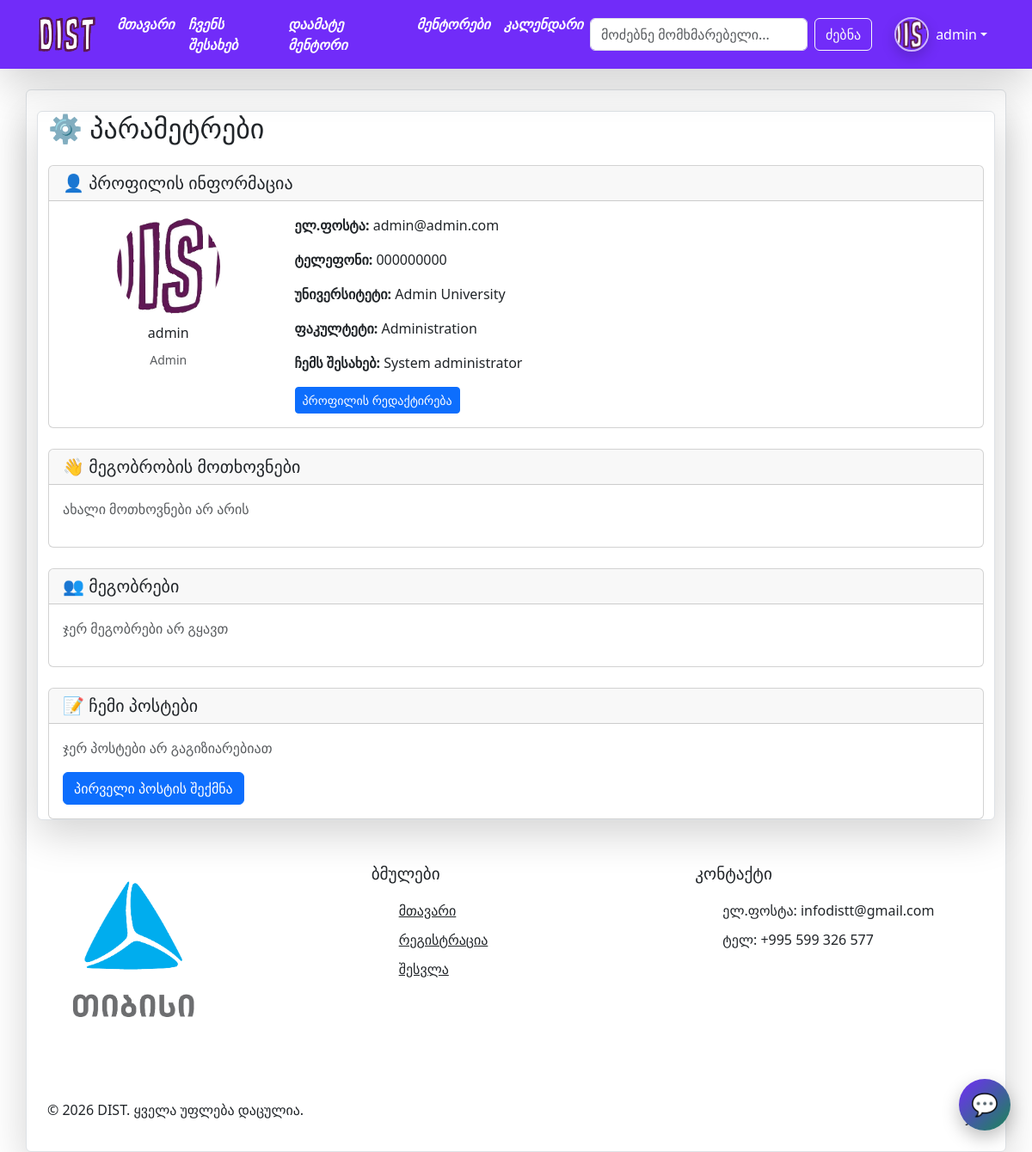
The app's page /settings (signed in), older data.
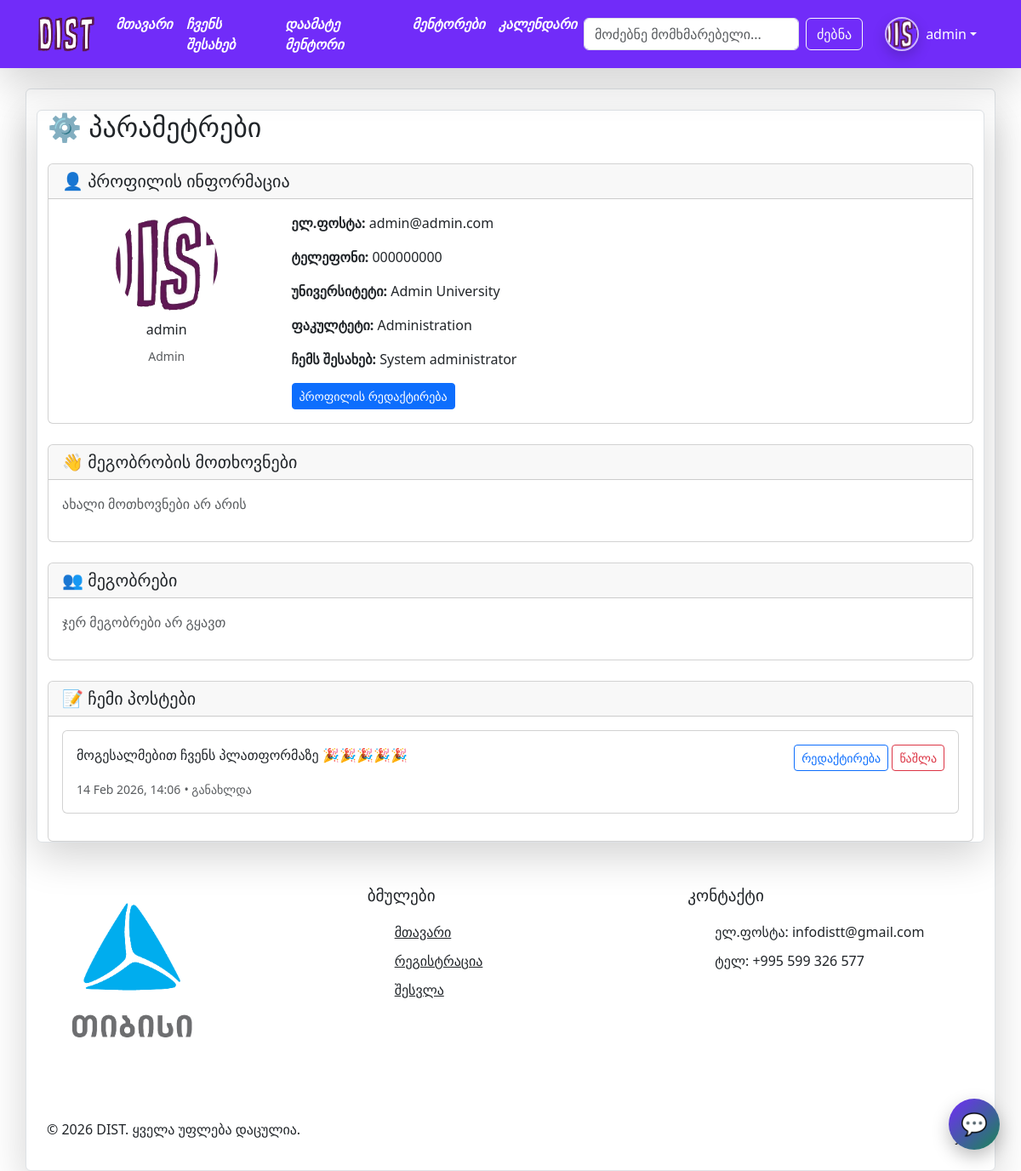
The same page, newer data.
### models.py (models this page shows, shortened)
class User(db.Model,UserMixin) :
     __tablename__ = "users"
     id = db.Column(db.Integer(), primary_key= True)
     name = db.Column(db.String())
     email = db.Column(db.String())
     phone_number = db.Column(db.String())
     university = db.Column(db.String())
     faculty = db.Column(db.String())
     password = db.Column(db.String())
     role = db.Column(db.String())
     profile_img = db.Column(db.String(), default='default.jpg')
     text = db.Column(db.String())
     comments = db.relationship("Comment", backref="user", lazy="dynamic")

class Post(db.Model):
    __tablename__ = 'posts'
    id = db.Column(db.Integer(), primary_key=True)
    content = db.Column(db.Text, nullable=False)
    user_id = db.Column(db.Integer(), db.ForeignKey("users.id"), nullable=False)
    created_at = db.Column(db.DateTime, default=datetime.utcnow)
    updated_at = db.Column(db.DateTime, default=datetime.utcnow, onupdate=datetime.utcnow)
    user = db.relationship("User", backref="posts")
    images = db.relationship("PostImage", backref="post", lazy="dynamic", cascade="all, delete-orphan")
    comments = db.relationship("PostComment", backref="post", lazy="dynamic", cascade="all, delete-orphan")
    reactions = db.relationship("Reaction", backref="post", lazy="dynamic", cascade="all, delete-orphan")

### routes.py (the view)
@app.route('/settings')
@login_required
def settings():
    received_requests = Friendship.query.filter_by(
        addressee_id=current_user.id,
        status='pending'
    ).all()
    friends = []
    accepted_friendships = Friendship.query.filter(
        ((Friendship.requester_id == current_user.id) | (Friendship.addressee_id == current_user.id)) &\
        (Friendship.status == 'accepted')
    ).all()
    for friendship in accepted_friendships:
        if friendship.requester_id == current_user.id:
            friends.append(friendship.addressee)
        else:
            friends.append(friendship.requester)
    user_posts = Post.query.filter_by(user_id=current_user.id)\
        .order_by(Post.created_at.desc()).all()
    return render_template('settings.html',
                         received_requests=received_requests,
                         friends=friends,
                         user_posts=user_posts)

### models.py (called while the page is built)
@login_manager.user_loader
def load_user(user_id):
     return User.query.get(user_id)

### templates/settings.html (shortened to what this page needs)
{% extends "base.html"%}
{% block container %}
<div class="container-md bg-white mt-4 border rounded shadow-lg">
    <div class="row">
        <div class="col-12">
            <h2 class="mb-4">⚙️ პარამეტრები</h2>
            <div class="card mb-4">
                <div class="card-header">
                    <h5 class="mb-0">👤 პროფილის ინფორმაცია</h5>
                </div>
                <div class="card-body">
                    <div class="row">
                        <div class="col-md-3 text-center">
                            <img src="/static/images/{{ current_user.profile_img }}" alt="{{ current_user.name }}" class="rounded-circle" style="width: 120px; height: 120px; object-fit: cover;">
                            <h6 class="mt-2">{{ current_user.name }}</h6>
                            <small class="text-muted">{{ current_user.role }}</small>
                        </div>
                        <div class="col-md-9">
                            <p><strong>ელ.ფოსტა:</strong> {{ current_user.email }}</p>
                            <p><strong>ტელეფონი:</strong> {{ current_user.phone_number }}</p>
                            <p><strong>უნივერსიტეტი:</strong> {{ current_user.university or "მითითებული არაა" }}</p>
                            <p><strong>ფაკულტეტი:</strong> {{ current_user.faculty or "მითითებული არაა" }}</p>
                            <p><strong>ჩემს შესახებ:</strong> {{ current_user.text or "ინფორმაცია არ არის" }}</p>
                            <a href="/account" class="btn btn-primary btn-sm">პროფილის რედაქტირება</a>
                        </div>
                    </div>
                </div>
            </div>
            <div class="card mb-4">
                <div class="card-header">
                    <h5 class="mb-0">👋 მეგობრობის მოთხოვნები</h5>
                </div>
                <div class="card-body">
                    {% if received_requests %}
                        {% for request in received_requests %}
                        <div class="d-flex align-items-center justify-content-between mb-3 p-2 border rounded">
                            <div class="d-flex align-items-center">
                                <img src="/static/images/{{ request.requester.profile_img }}" alt="{{ request.requester.name }}" class="rounded-circle me-3" style="width: 40px; height: 40px; object-fit: cover;">
                                <div>
                                    <h6 class="mb-0">{{ request.requester.name }}</h6>
                                    <small class="text-muted">{{ request.created_at.strftime('%d %b %Y') }}</small>
                                </div>
                            </div>
                            <div>
                                <a href="/respond_friend_request/{{ request.id }}/accept" class="btn btn-success btn-sm">✓ დადასტურება</a>
                                <a href="/respond_friend_request/{{ request.id }}/reject" class="btn btn-outline-danger btn-sm">✗ უარყოფა</a>
                            </div>
                        </div>
                        {% endfor %}
                    {% else %}
                        <p class="text-muted">ახალი მოთხოვნები არ არის</p>
                    {% endif %}
                </div>
            </div>
            <div class="card mb-4">
                <div class="card-header">
                    <h5 class="mb-0">👥 მეგობრები</h5>
                </div>
                <div class="card-body">
                    {% if friends %}
                        <div class="row">
                            {% for friend in friends %}
                            <div class="col-md-4 mb-3">
                                <div class="card">
                                    <div class="card-body text-center">
                                        <img src="/static/images/{{ friend.profile_img }}" alt="{{ friend.name }}" class="rounded-circle mb-2" style="width: 60px; height: 60px; object-fit: cover;">
                                        <h6 class="card-title">{{ friend.name }}</h6>
                                        <a href="/profile/{{ friend.id }}" class="btn btn-outline-primary btn-sm">პროფილის ნახვა</a>
                                        <a href="/chat/{{ friend.id }}" class="btn btn-outline-success btn-sm">შეტყობინება</a>
                                    </div>
                                </div>
                            </div>
                            {% endfor %}
                        </div>
                    {% else %}
                        <p class="text-muted">ჯერ მეგობრები არ გყავთ</p>
                    {% endif %}
                </div>
            </div>
            <div class="card">
                <div class="card-header">
                    <h5 class="mb-0">📝 ჩემი პოსტები</h5>
                </div>
                <div class="card-body">
                    {% if user_posts %}
                        {% for post in user_posts %}
                        <div class="card mb-3">
                            <div class="card-body">
                                <div class="d-flex justify-content-between align-items-start">
                                    <div class="flex-grow-1">
                                        <p class="card-text">{{ post.content }}</p>
                                        <small class="text-muted">{{ post.created_at.strftime('%d %b %Y, %H:%M') }}</small>
                                        {% if post.updated_at != post.created_at %}
                                        <small class="text-muted">• განახლდა</small>
                                        {% endif %}
                                    </div>
                                    <div class="ms-3">
                                        <a href="/edit_post/{{ post.id }}" class="btn btn-sm btn-outline-primary">რედაქტირება</a>
                                        <a href="/delete_post/{{ post.id }}" class="btn btn-sm btn-outline-danger">წაშლა</a>
                                    </div>
                                </div>
                            </div>
                        </div>
                        {% endfor %}
                    {% else %}
                        <p class="text-muted">ჯერ პოსტები არ გაგიზიარებიათ</p>
                        <a href="/create_post" class="btn btn-primary">პირველი პოსტის შექმნა</a>
                    {% endif %}
                </div>
            </div>
        </div>
    </div>
</div>
{% endblock %}

### templates/base.html (shortened to what this page needs)
<!doctype html>
<html lang="en">
<head>
    <link href="https://cdn.jsdelivr.net/npm/bootstrap@5.3.8/dist/css/bootstrap.min.css" rel="stylesheet"
>
    <link rel="stylesheet" href="../static/style.css">
</head>
<body>
<header>
   {% include 'navbar.html' %}
</header>
<div class="container-md bg-white mt-4 border rounded shadow-lg">
    {% block container %}
    {% endblock %}
  <button id="chatbot-toggle">💬</button>
    <footer class="footer">
        <div class="container">
            <div class="footer-content">
                <div class="footer-brand">
                    <div class="logo">
                          <a href="https://tbcbank.ge/ka/tbc-education" data-i18n="TBC"><img src="../static/images/tbc-logo.png" href="https://tbcbank.ge/ka/tbc-education" width="200px" alt="DroPay Logo" class="logo-image"></a>
                    </div>
                </div>
                <div class="footer-links">
                    <h3 data-i18n="links">ბმულები</h3>
                    <ul>
                        <li><a href="/" data-i18n="home">მთავარი</a></li>
                        <li><a href="/register" data-i18n="request">რეგისტრაცია</a></li>
                        <li><a href="/login" data-i18n="contact">შესვლა</a></li>
                    </ul>
                </div>
                <div class="footer-contact" id="contact">
                    <h3 data-i18n="contactTitle">კონტაქტი</h3>
                    <ul>
                        <li>ელ.ფოსტა: infodistt@gmail.com</li>
                        <li>ტელ: +995 599 326 577</li>
                    </ul>
                </div>
            </div>
            <div class="footer-bottom">
                <p>&copy; 2026 DIST. <span data-i18n="copyright">ყველა უფლება დაცულია.</span></p>
                <div class="social-links">
                    <a href="https://www.facebook.com/profile.php?id=61575906249858" aria-label="Facebook"><i>f</i></a>
                </div>
            </div>
        </div>
    </footer>
</body>
</html>

### templates/navbar.html (shortened to what this page needs)
<nav class="navbar navbar-expand-lg bg-alta shadow-lg">
        <div class="container-md">
            <a class="navbar-brand" style="color: white;" href="/"><img src="../static/images/logo.png" width="70px"></a>
            <div class="collapse navbar-collapse" id="navbarSupportedContent">
                <ul class="navbar-nav me-auto mb-2 mb-lg-0">
                    <li class="nav-item">
                        <a class="nav-link " style="color: white;" aria-current="page" href="/"><i><b> მთავარი</b></i></a>
                    </li>
                    <li class="nav-item">
                        <a class="nav-link" style="color: white;" href="/about"><i><b>ჩვენს შესახებ</b></i></a>
                    </li>
                    {% if current_user.role == 'Admin'%}
                    <li class="nav-item">
                        <a class="nav-link" style="color: white;" href="/add_mentor"><i><b>დაამატე მენტორი</b></i></a>
                    </li>
                    {% endif %}
                    {% if current_user.is_authenticated %}
                    <li class="nav-item">
                        <a class="nav-link active" style="color: white;"  href="/tutors"><i><b>მენტორები</b></i></a>
                    </li>
                    <li class="nav-item">
                        <a class="nav-link active" style="color: white;"  href="/calendar"><i><b>კალენდარი</b></i></a>
                    </li>
                    {%endif%}
                </ul>
                <div class="d-flex me-3">
                    <form class="d-flex" action="/search" method="GET">
                        <input class="form-control me-2" type="search" name="q" placeholder="მოძებნე მომხმარებელი..." aria-label="Search users">
                        <button class="btn btn-outline-light" type="submit">ძებნა</button>
                    </form>
                </div>
                <div class="d-flex align-items-center">
                    {% if current_user.is_authenticated %}
                    <div class="dropdown">
                        <a class="d-flex align-items-center text-decoration-none text-white dropdown-toggle user-dropdown-toggle" href="#" role="button" id="userDropdown" data-bs-toggle="dropdown" aria-expanded="false">
                            <img src="/static/images/{{ current_user.profile_img }}" alt="{{ current_user.name }}" class="rounded-circle me-2 user-avatar" style="width: 40px; height: 40px; object-fit: cover;">
                            <span class="d-none d-sm-inline">{{ current_user.name }}</span>
                        </a>
                    </div>
                    {% else %}
                    <div class="btn-group">
                        <a class="btn btn-outline-light" href="/login">შესვლა</a>
                        <a class="btn btn-outline-light" href="/register">რეგისტრაცია</a>
                    </div>
                    {% endif %}
                </div>
            </div>
        </div>
    </nav>

### static/style.css (style rules this page uses)
.bg-alta { background-color: #712cf9; }
.footer { background-color: var(--card-bg); padding: 50px 0 20px; color: var(--text-light); }
.footer-content { display: grid; grid-template-columns: repeat(auto-fit, minmax(250px, 1fr)); gap: 40px; margin-bottom: 40px; }
.footer-brand .logo { margin-bottom: 15px; }
.footer-links h3, .footer-contact h3 { color: var(--text-color); margin-bottom: 20px; font-size: 1.2rem; }
.footer-links ul, .footer-contact ul { list-style: none; }
.footer-links li, .footer-contact li { margin-bottom: 10px; }
.footer-links a { color: var(--text-light); }
.footer-bottom { display: flex; justify-content: space-between; align-items: center; padding-top: 20px; border-top: 1px solid var(--border-color); }
.social-links { display: flex; gap: 15px; }
.social-links a { color: var(--text-light); width: 36px; height: 36px; border-radius: 50%; background-color: var(--bg-color); display: flex; align-items: center; justify-content: center; transition: var(--transition); }
.user-avatar { border: 2px solid rgba(255, 255, 255, 0.65); box-shadow: 0 6px 16px rgba(0, 0, 0, 0.18); }
.user-dropdown-toggle { padding: 6px 10px; border-radius: 999px; transition: background-color 0.2s ease, box-shadow 0.2s ease; }
#chatbot-toggle { position: fixed; bottom: 25px; right: 25px; width: 60px; height: 60px; border-radius: 50%; background: linear-gradient(135deg, #712cf9, #198754); color: white; border: none; font-size: 1.6rem; cursor: pointer; z-index: 9999; display: flex; align-items: center; justify-content: center; box-shadow: 0 8px 20px rgba(0, 0, 0, 0.25); transition: transform 0.2s ease; }

Row changes from the older to the newer data that the page shows:
added Post: content "მოგესალმებით ჩვენს პლათფორმაზე 🎉🎉🎉🎉🎉", created_at "14 Feb 2026, 14:06", shows "• განახლდა"
Text that changed along with them:
text no longer shown: "ჯერ პოსტები არ გაგიზიარებიათ პირველი პოსტის შექმნა"
